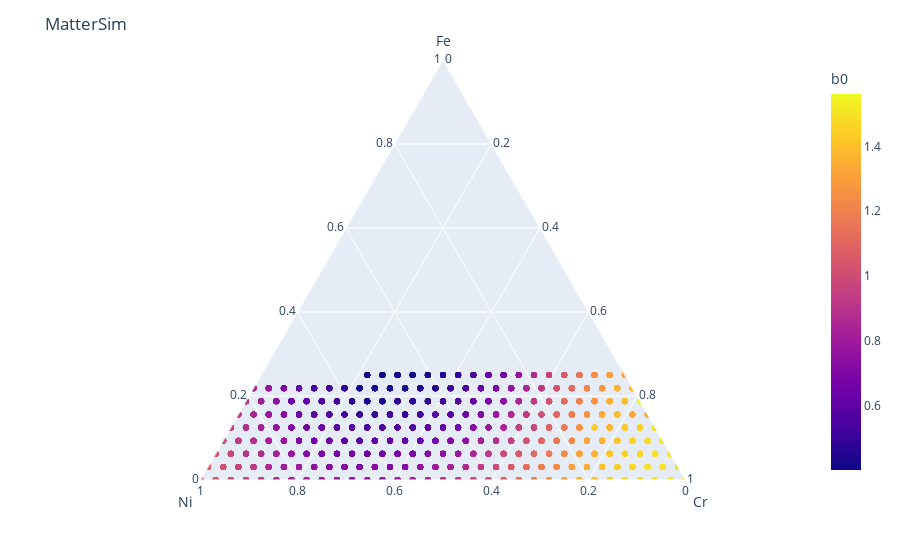
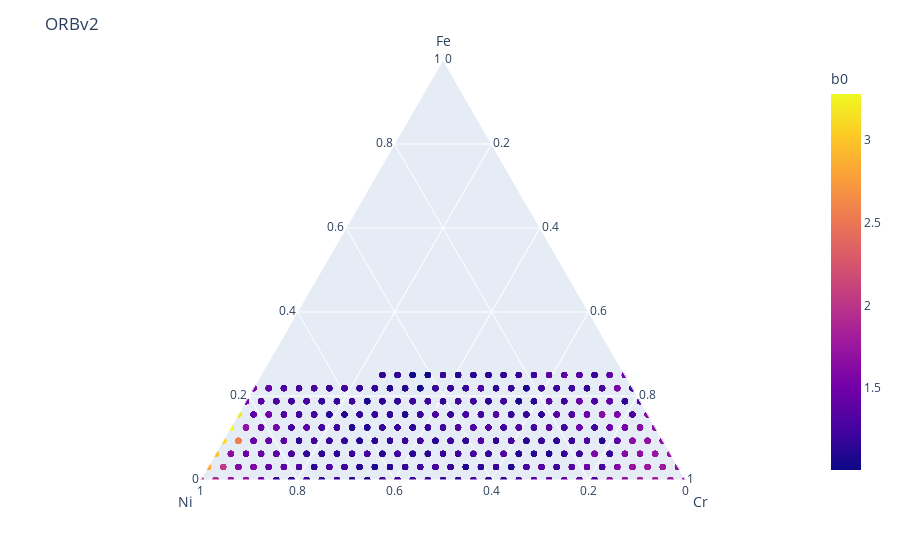
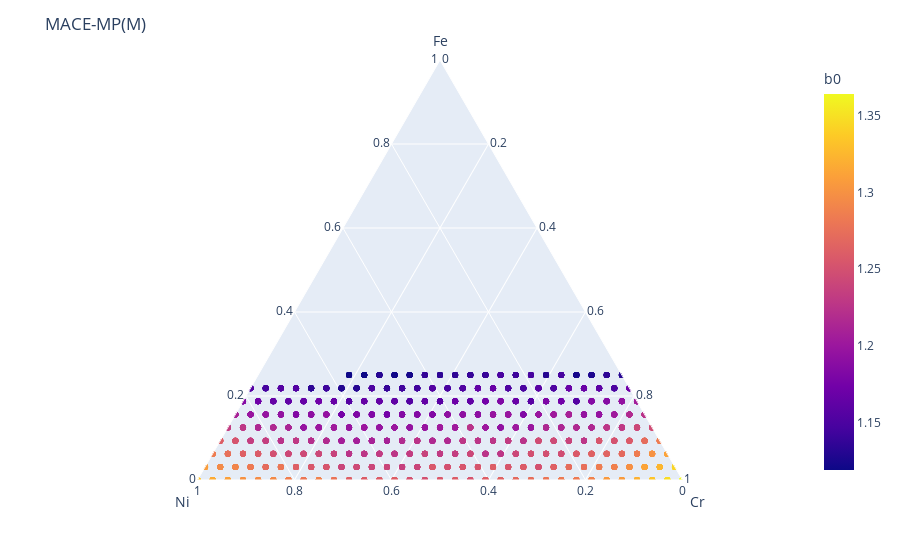

Notebook code cell kept with these figures, in order:
### Code cell
import plotly.express as px

for i, method in enumerate(methods):
    filtered_data = data[data['method'] == method]
    filtered_data = filtered_data.drop_duplicates(subset=['method', 'formula', 'volume'], keep='last')
    
    fig = px.scatter_ternary(
        filtered_data, a="Fe", b="Ni", c="Cr", color="b0", 
    )
    
    fig.update_layout(title=method)
    fig.show()

### Figure 1 — Plotly figure (JSON) as saved in the notebook; plotly's stock layout.template omitted (floating-point values rounded to 4 significant figures; data arrays with more than 128 entries replaced by an {"elided": "..."} marker saying what was removed)
{"data": [{"a": {"elided": "2794 float values"}, "b": {"elided": "2794 float values"}, "c": {"elided": "2794 float values"}, "hovertemplate": "Fe=%{a}<br>Ni=%{b}<br>Cr=%{c}<br>b0=%{marker.color}<extra></extra>", "legendgroup": "", "marker": {"color": {"elided": "2794 float values"}, "coloraxis": "coloraxis", "symbol": "circle"}, "mode": "markers", "name": "", "showlegend": false, "subplot": "ternary", "type": "scatterternary"}], "layout": {"autosize": true, "coloraxis": {"colorbar": {"title": {"text": "b0"}}, "colorscale": [[0, "#0d0887"], [0.1111, "#46039f"], [0.2222, "#7201a8"], [0.3333, "#9c179e"], [0.4444, "#bd3786"], [0.5556, "#d8576b"], [0.6667, "#ed7953"], [0.7778, "#fb9f3a"], [0.8889, "#fdca26"], [1, "#f0f921"]]}, "legend": {"tracegroupgap": 0}, "margin": {"t": 60}, "ternary": {"aaxis": {"title": {"text": "Fe"}}, "baxis": {"title": {"text": "Ni"}}, "caxis": {"title": {"text": "Cr"}}, "domain": {"x": [0, 1], "y": [0, 1]}}, "title": {"text": "MatterSim"}}}

### Figure 2 — Plotly figure (JSON) as saved in the notebook; plotly's stock layout.template omitted (floating-point values rounded to 4 significant figures; data arrays with more than 128 entries replaced by an {"elided": "..."} marker saying what was removed)
{"data": [{"a": {"elided": "2783 float values"}, "b": {"elided": "2783 float values"}, "c": {"elided": "2783 float values"}, "hovertemplate": "Fe=%{a}<br>Ni=%{b}<br>Cr=%{c}<br>b0=%{marker.color}<extra></extra>", "legendgroup": "", "marker": {"color": {"elided": "2783 float values"}, "coloraxis": "coloraxis", "symbol": "circle"}, "mode": "markers", "name": "", "showlegend": false, "subplot": "ternary", "type": "scatterternary"}], "layout": {"autosize": true, "coloraxis": {"colorbar": {"title": {"text": "b0"}}, "colorscale": [[0, "#0d0887"], [0.1111, "#46039f"], [0.2222, "#7201a8"], [0.3333, "#9c179e"], [0.4444, "#bd3786"], [0.5556, "#d8576b"], [0.6667, "#ed7953"], [0.7778, "#fb9f3a"], [0.8889, "#fdca26"], [1, "#f0f921"]]}, "legend": {"tracegroupgap": 0}, "margin": {"t": 60}, "ternary": {"aaxis": {"title": {"text": "Fe"}}, "baxis": {"title": {"text": "Ni"}}, "caxis": {"title": {"text": "Cr"}}, "domain": {"x": [0, 1], "y": [0, 1]}}, "title": {"text": "ORBv2"}}}

### Figure 3 — Plotly figure (JSON) as saved in the notebook; plotly's stock layout.template omitted (floating-point values rounded to 4 significant figures; data arrays with more than 128 entries replaced by an {"elided": "..."} marker saying what was removed)
{"data": [{"a": {"elided": "2805 float values"}, "b": {"elided": "2805 float values"}, "c": {"elided": "2805 float values"}, "hovertemplate": "Fe=%{a}<br>Ni=%{b}<br>Cr=%{c}<br>b0=%{marker.color}<extra></extra>", "legendgroup": "", "marker": {"color": {"elided": "2805 float values"}, "coloraxis": "coloraxis", "symbol": "circle"}, "mode": "markers", "name": "", "showlegend": false, "subplot": "ternary", "type": "scatterternary"}], "layout": {"autosize": true, "coloraxis": {"colorbar": {"title": {"text": "b0"}}, "colorscale": [[0, "#0d0887"], [0.1111, "#46039f"], [0.2222, "#7201a8"], [0.3333, "#9c179e"], [0.4444, "#bd3786"], [0.5556, "#d8576b"], [0.6667, "#ed7953"], [0.7778, "#fb9f3a"], [0.8889, "#fdca26"], [1, "#f0f921"]]}, "legend": {"tracegroupgap": 0}, "margin": {"t": 60}, "ternary": {"aaxis": {"title": {"text": "Fe"}}, "baxis": {"title": {"text": "Ni"}}, "caxis": {"title": {"text": "Cr"}}, "domain": {"x": [0, 1], "y": [0, 1]}}, "title": {"text": "MACE-MP(M)"}}}
